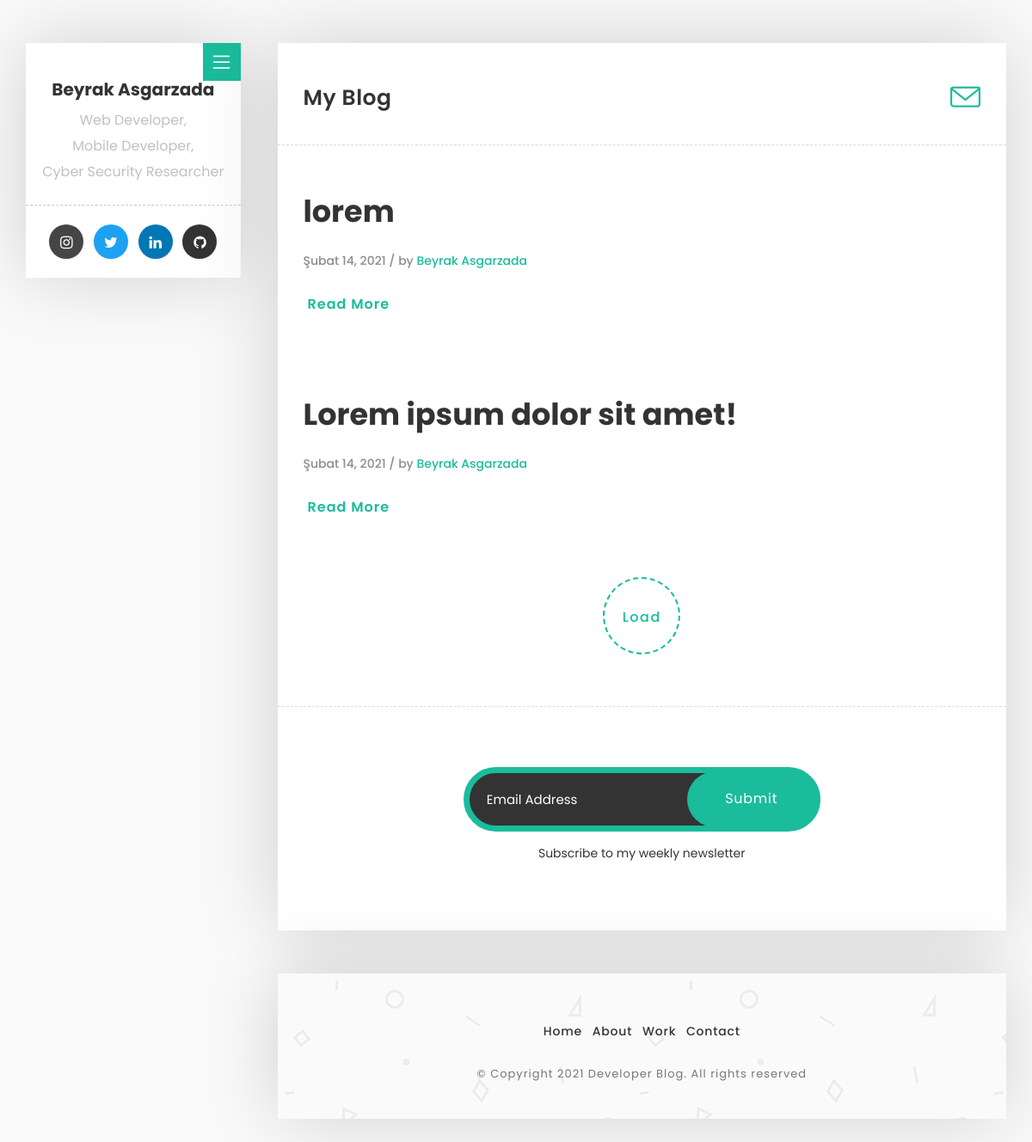
The page / on the database its author committed.
### article/models.py (models this page shows, shortened)
class Social(models.Model):
    name = models.ForeignKey('auth.User', on_delete=models.CASCADE)
    instagram = models.CharField(max_length=50, blank=True)
    twitter = models.CharField(max_length=50, blank=True)
    github = models.CharField(max_length=50, blank=True)
    linkedin = models.CharField(max_length=50, blank=True)
    facebook = models.CharField(max_length=50, blank=True)
    whatsapp = models.CharField(max_length=50, blank=True)
    mail = models.CharField(max_length=50, blank=True)
    created_at = models.DateTimeField(auto_now_add=True)

class Article(models.Model):
    title = models.CharField(max_length=200)
    body = EditorJsField(
        verbose_name='Content',
        editorjs_config={
            "tools": {
                "Image": {
                    "config": {
                        "endpoints": {
                            "byFile": '/imageUpload/',
                            "byUrl": '/imageUpload/',
                        },
                        "additionalRequestHeaders": [{"Content-Type": 'multipart/form-data'}]
                    }
                },
                "Attaches": {
                    "config": {
                        "endpoint": '/fileUpload/'
                    }
                }
            }
        })
    image = models.ImageField(upload_to='images/', blank=True)
    author = models.ForeignKey('auth.User', on_delete=models.CASCADE)
    created_at = models.DateTimeField(auto_now_add=True)
    updated_at = models.DateTimeField(auto_now=True)
    class Meta:
        ordering = ['-created_at']

### article/views.py (the view)
# urls.py: path('', views.index),
def index(request):
    return render(request, 'index.html', {"articles": articles, "social": social})

### templates/index.html (shortened to what this page needs)
{% extends 'base.html' %}
{% load static %}
{% block content %}
    <div class="row">
        <div class="sub-title">
            <h2>My Blog</h2>
            <a href="/contact"><i class="icon-envelope"></i></a>
        </div>
        <div class="col-md-12 content-page">
            {% for article in articles %}
                <div class="col-md-12 blog-post">
                    <div class="post-title">
                        <a href="single/{{ article.id }}"><h1>{{ article.title }}</h1></a>
                    </div>
                    <div class="post-info">
                        <span>{{ article.created_at|date:"F d, Y" }} / by <a href="#">{{ article.author.first_name }} {{ article.author.last_name }}</a></span>
                    </div>
                    <a href="single/{{ article.id }}"
                       class="button button-style button-anim fa fa-long-arrow-right"><span>Read More</span></a>
                </div>
            {% endfor %}
            <div class="col-md-12 text-center">
                <a href="javascript:void(0)" id="load-more-post" class="load-more-button">Load</a>
            </div>
        </div>
    </div>
{% endblock %}

### templates/header.html (shortened to what this page needs)
<!DOCTYPE html>
<html lang="en">
<head>
    <link rel="stylesheet" type="text/css" href="../static/css/plugin.css">
    <link rel="stylesheet" type="text/css" href="../static/css/style.css">
</head>
<body>
<div id="main">
    <div class="container">
        <div class="row">
            <div class="col-md-3">
                <div class="about-fixed">
                    <div class="my-pic">
                        <a href="javascript:void(0)" class="collapsed" data-target="#menu" data-toggle="collapse"><i
                                class="icon-menu menu"></i></a>
                    </div>
                    <div class="my-detail">
                        <div class="white-spacing">
                            <h1>{{ social.name.first_name }} {{ social.name.last_name }}</h1>
                            <span>Web Developer, <br> Mobile Developer, <br> Cyber Security Researcher</span>
                        </div>
                        <ul class="social-icon">
                            <li><a href="https://www.instagram.com/{{ social.instagram }}" target="_blank"
                                   class="instagram"><i class="fa fa-instagram"></i></a></li>
                            <li><a href="https://www.twitter.com/{{ social.twitter }}" target="_blank"
                                   class="twitter"><i class="fa fa-twitter"></i></a></li>
                            <li><a href="https://www.linkedin.com/{{ social.linkedin }}" target="_blank"
                                   class="linkedin"><i class="fa fa-linkedin"></i></a></li>
                            <li><a href="https://www.github.com/{{ social.github }}" target="_blank" class="github"><i
                                    class="fa fa-github"></i></a></li>
                        </ul>
                    </div>
                </div>
            </div>
            <div class="col-md-9">
                <div class="col-md-12 page-body">

### static/css/style.css (style rules this page uses)
body { font-family: "Poppins", sans-serif; background: #fafafa !important; }
html { position: relative; min-height: 100%; }
a { text-decoration: none !important; color: #1abc9c; }
#main { margin: 50px 0; }
.page-body { background: #ffffff; box-shadow: -2px -1px 88px 0px rgba(0,0,0,0.17); }
.sub-title { padding: 30px; }
.sub-title h2 { display: inline-block; font-size: 25px; letter-spacing: 0.5px; font-weight: 600; }
.sub-title i { float: right; font-size: 35px; margin-top: 15px; }
.content-page { padding-top: 30px; padding-bottom: 60px; border-top: 1px dashed #dedede; border-bottom: 1px dashed #dedede; }
.button { border: none; font-family: inherit; font-size: 16px; color: inherit; background: none; cursor: pointer; padding: 10px 60px; padding-left: 0px; display: inline-block; margin: 8px 30px; margin-left: 5px; letter-spacing: 1px; font-weight: 600; outline: none; position: relative; -webkit-transition: all 0.3s; -moz-transition: all 0.3s; transition: all 0.3s; }
.button:after { content: ''; position: absolute; z-index: -1; -webkit-transition: all 0.3s; -moz-transition: all 0.3s; transition: all 0.3s; }
.button:before { font-family: 'FontAwesome'; speak: none; font-style: normal; font-weight: normal; font-variant: normal; text-transform: none; line-height: 1; position: relative; -webkit-font-smoothing: antialiased; }
.button-style { color: #1abc9c; overflow: hidden; }
.button-style:before { position: absolute; font-size: 27px; line-height: 38px; color: #1abc9c; -webkit-transition: all 0.3s; -moz-transition: all 0.3s; transition: all 0.3s; }
.button-anim:before { left: 60%; opacity: 0; top: 0; }
.menu { position: absolute; right: 0px; top: 0px; font-size: 20px; color: #fff; background: #1abc9c; padding: 12px; }
.about-fixed { position: fixed; width: 20.8%; }
.my-pic { width: 100%; box-shadow: -2px -1px 88px 0px rgba(0,0,0,0.17); }
.my-detail { text-align: center; margin-bottom: 30px; background: #ffffff; box-shadow: -2px -1px 88px 0px rgba(0,0,0,0.17); }
.my-detail .white-spacing { padding: 23px 0; border-bottom: 1px dashed #cccccc; }
.my-detail h1 { font-size: 20px; font-weight: 700; }
.my-detail span { color: #c1c1c1; font-weight: 400; line-height: 30px; font-size: 16px; }
div.blog-post { display: none; margin-bottom: 50px; }
.blog-post .post-title h1 { color: #333333; font-size: 35px; line-height: 45px; font-weight: 700; margin-top: 24px; }
.blog-post .post-info { font-size: 14px; line-height: 30px; font-weight: 500; padding: 10px 0; color: #8c8c8c; }
.load-more-button { width: 90px; height: 90px; border-radius: 50%; border: 2px dashed #1abc9c; line-height: 90px; display: block; font-size: 16px; letter-spacing: 1.5px; margin: 0 auto; font-weight: 500; transition: all 0.3s ease-in-out; }
.social-icon { list-style: none; padding: 20px; margin: 0; text-align: center; }
.social-icon:before, .social-icon:after { content: " "; display: table; }
.social-icon:after { clear: both; }
.social-icon li { display: inline-block; margin: 2px 4px; }
.social-icon li a { display: block; width: 40px; height: 40px; line-height: 42px; color: #fff; text-align: center; border: 0 none; border-radius: 50%; font-size: 17px; box-shadow: 0px 1px 2px 0px rgba(90, 91, 95, 0.15); transition: all 0.3s ease-in-out; }
.twitter { background-color: #1da1f2; }
.instagram { background-color: #464545; }
.linkedin { background-color: #0077b5; }
.github { background-color: #333333; }

### rows shown on the page
Social: name.first_name "Beyrak", name.last_name "Asgarzada"
Article: title "lorem", created_at "Şubat 14, 2021", author.first_name "Beyrak", author.last_name "Asgarzada"
Article: title "Lorem ipsum dolor sit amet!", created_at "Şubat 14, 2021", author.first_name "Beyrak", author.last_name "Asgarzada"
